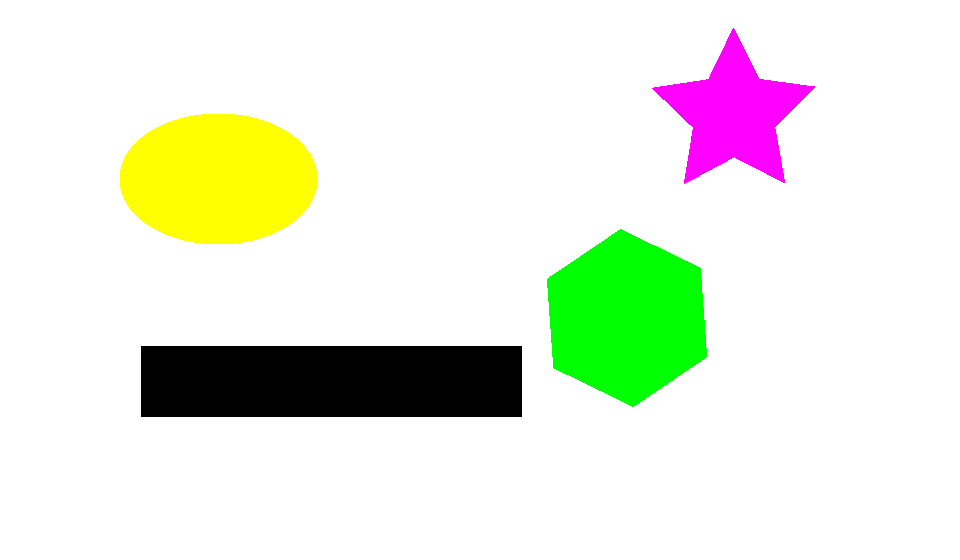
#> input picture Green/gambar1.png, 960 x 560 px; its folder holds 3 pictures in this run
$ python green.py
#> lines starting #> are read from the running program, lines starting #| are printed output that depends on the picture; after the words box and inside, x2 and y2 are one past the last pixel; in counts of white or black regions, pixels touching at a corner belong together
import cv2
import numpy as np

for i in range(1, 4):
    img = cv2.imread('gambar' + str(i) + '.png', 1)
#> img is the input picture: shape (560, 960, 3); mean B, G, R 222.7, 236.9, 232.4
    hsv = cv2.cvtColor(img, cv2.COLOR_BGR2HSV)
#> hsv: shape (560, 960, 3); mean H, S, V 6.5, 24.7, 242.2

    lower_api0 = np.array([50, 100, 100])
    upper_api0 = np.array([70, 255, 255])
    mask = cv2.inRange(hsv, lower_api0, upper_api0)
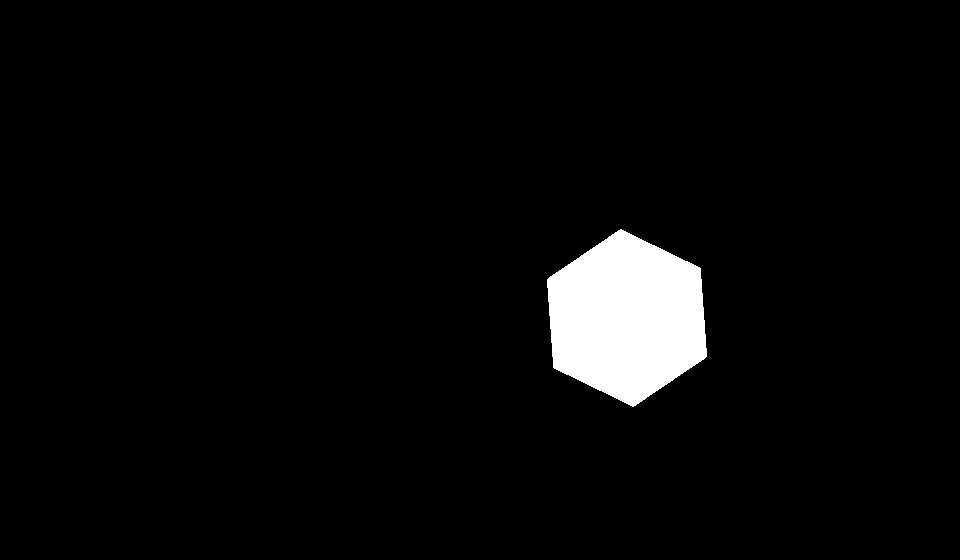
#> mask: shape (560, 960); 3.8% white; 1 white region, box (x1, y1, x2, y2) and area: (547, 229, 707, 407) 20662

    new_img = cv2.bitwise_and(img, img, mask=mask)
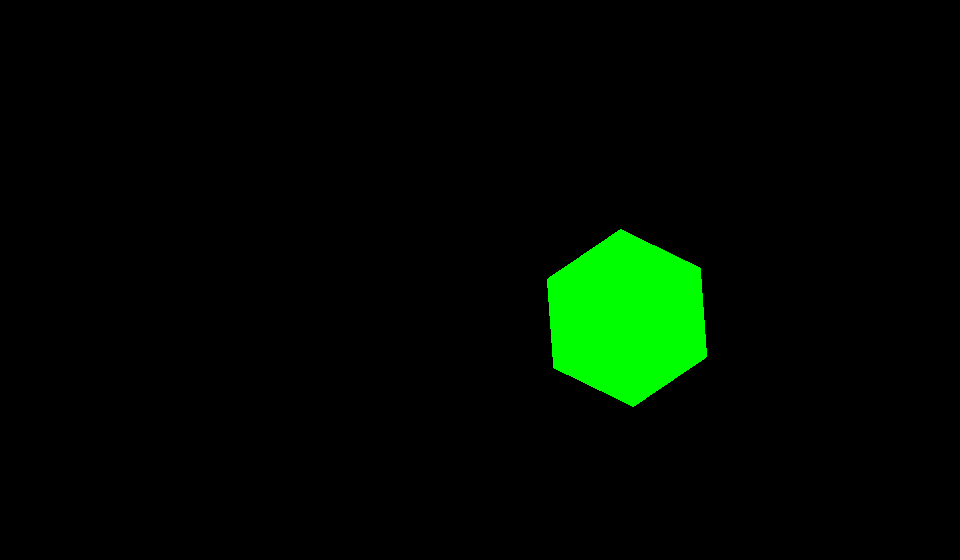
#> new_img: shape (560, 960, 3); mean B, G, R 0, 9.8, 0

    cv2.imshow("hasil" + str(i) + ".png", new_img)
    cv2.imshow('image', img)

    cv2.waitKey(0)
    cv2.destroyAllWindows()
#> pass 2 of the loop `for i in range(1, 4):`:
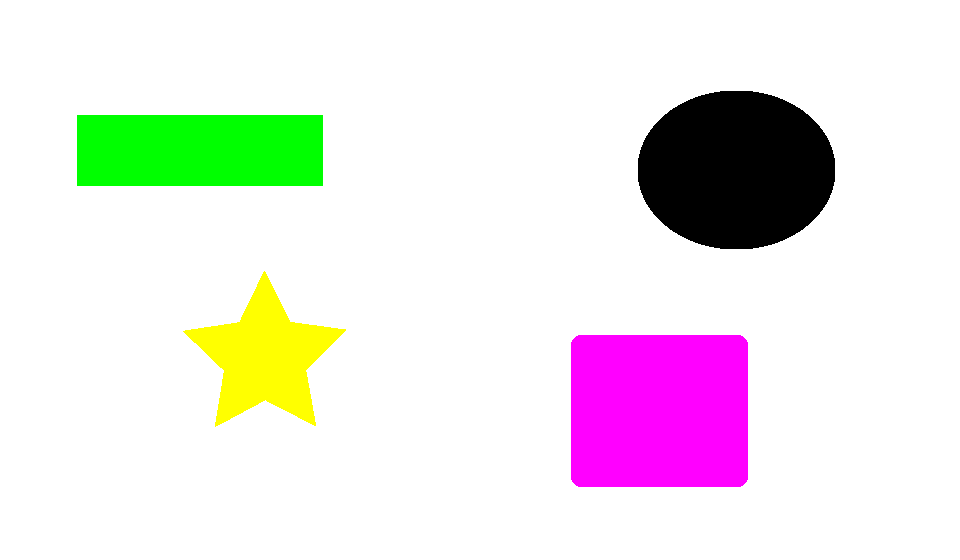
#> input picture Green/gambar2.png, 960 x 560 px
#> img is the input picture: shape (560, 960, 3); mean B, G, R 229.7, 230.5, 235
#> hsv: shape (560, 960, 3); mean H, S, V 10, 26.2, 243.2
#> `mask = cv2.inRange(hsv, lower_api0, upper_api0)`:
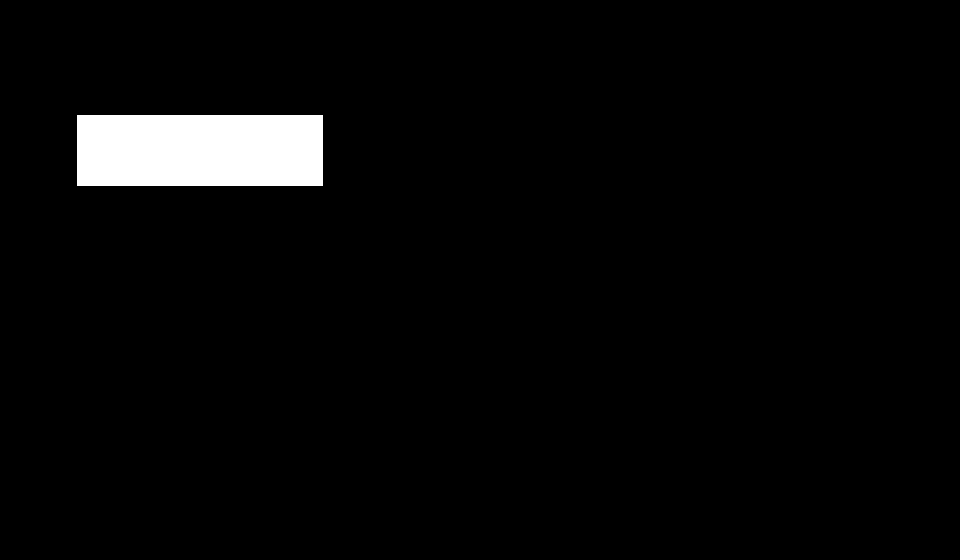
#> mask: shape (560, 960); 3.2% white; 1 white region, box (x1, y1, x2, y2) and area: (77, 115, 323, 186) 17466
#> `new_img = cv2.bitwise_and(img, img, mask=mask)`:
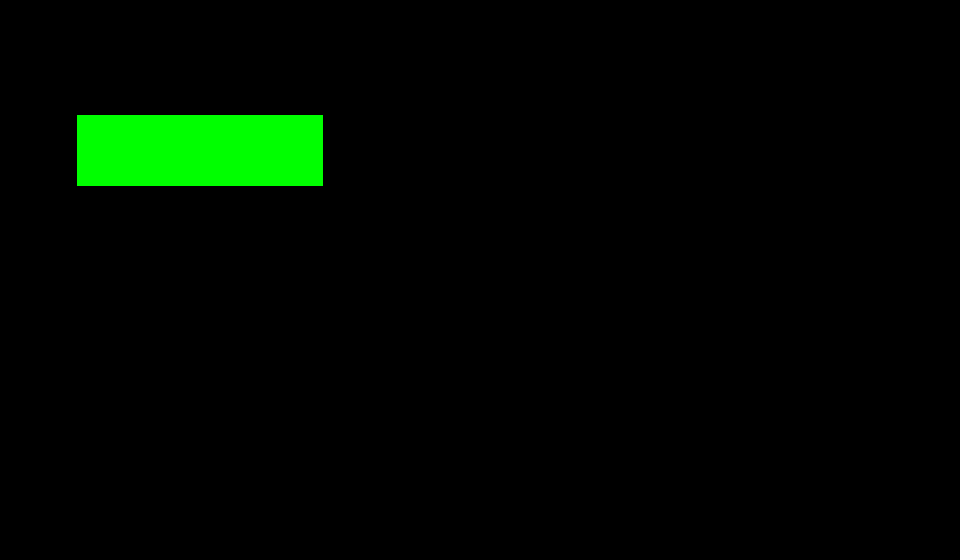
#> new_img: shape (560, 960, 3); mean B, G, R 0, 8.3, 0
#> pass 3 of the loop `for i in range(1, 4):`:
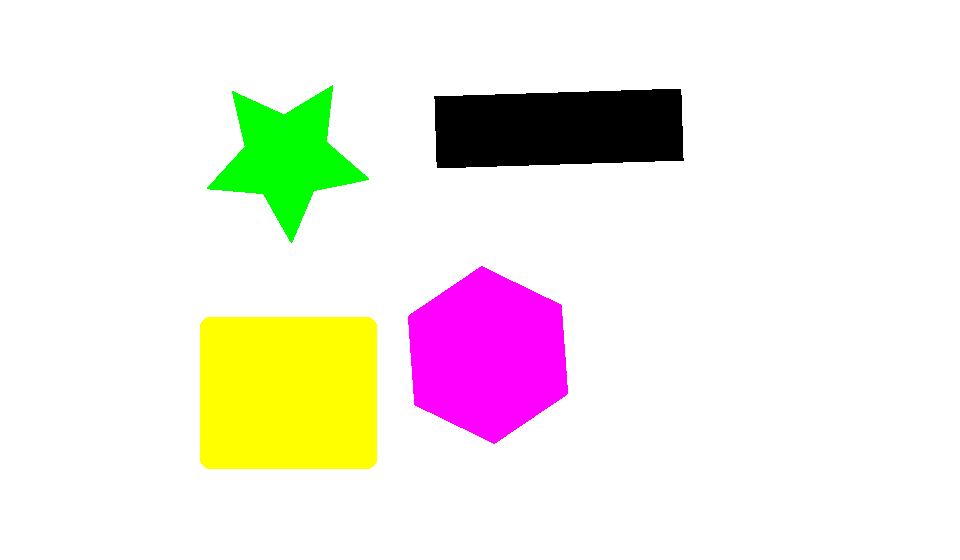
#> input picture Green/gambar3.png, 960 x 560 px
#> img is the input picture: shape (560, 960, 3); mean B, G, R 228.6, 236.8, 241.3
#> hsv: shape (560, 960, 3); mean H, S, V 8.5, 27.8, 246.6
#> `mask = cv2.inRange(hsv, lower_api0, upper_api0)`:
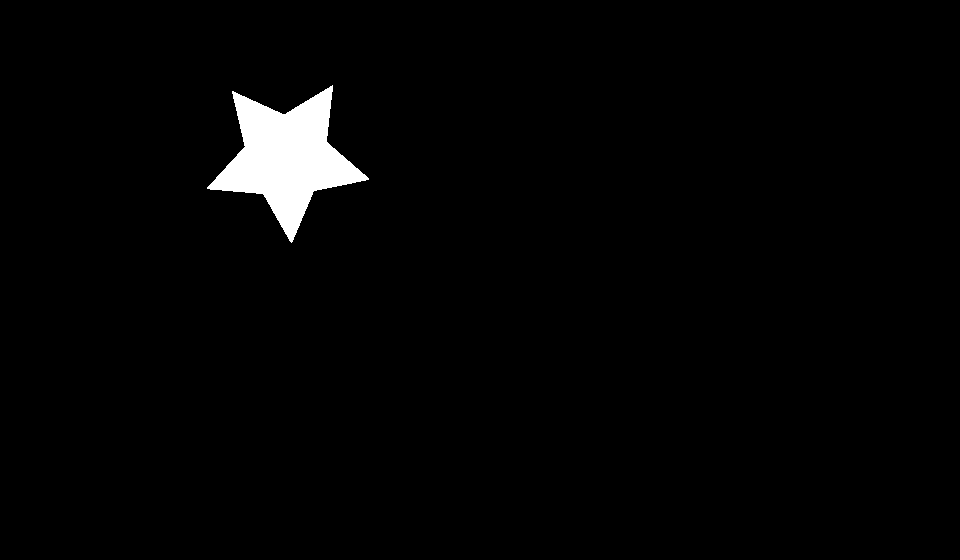
#> mask: shape (560, 960); 2.1% white; 1 white region, box (x1, y1, x2, y2) and area: (207, 85, 369, 243) 11038
#> `new_img = cv2.bitwise_and(img, img, mask=mask)`:
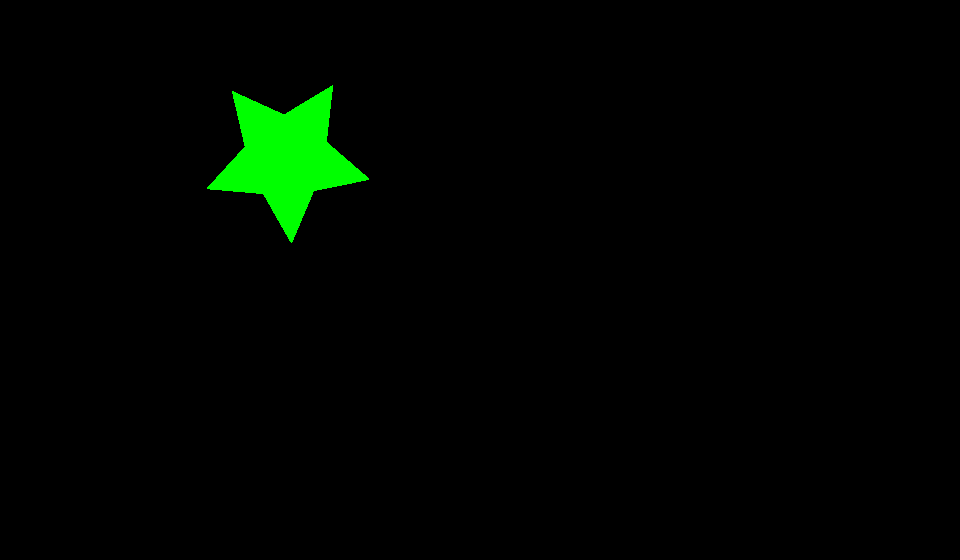
#> new_img: shape (560, 960, 3); mean B, G, R 0, 5.2, 0
